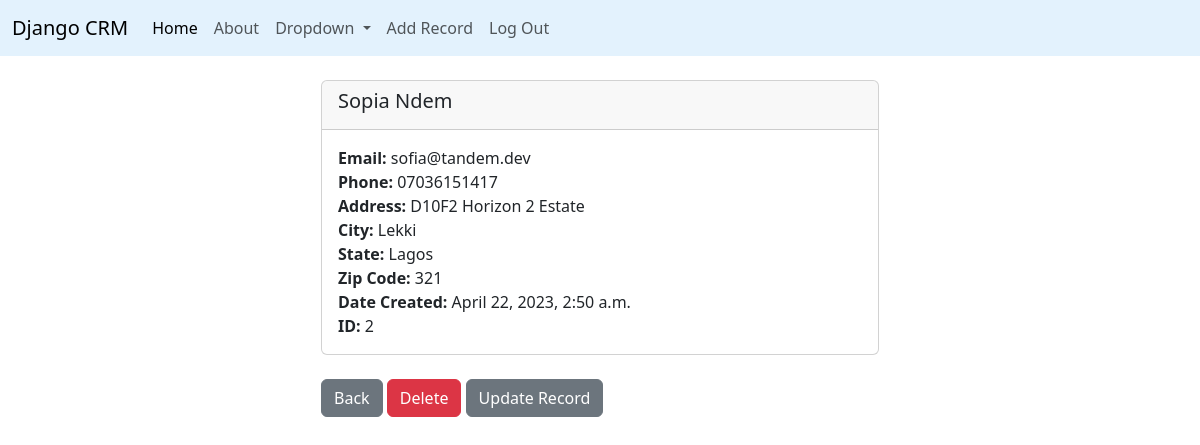
The app's page /record/2 (signed in), older data.
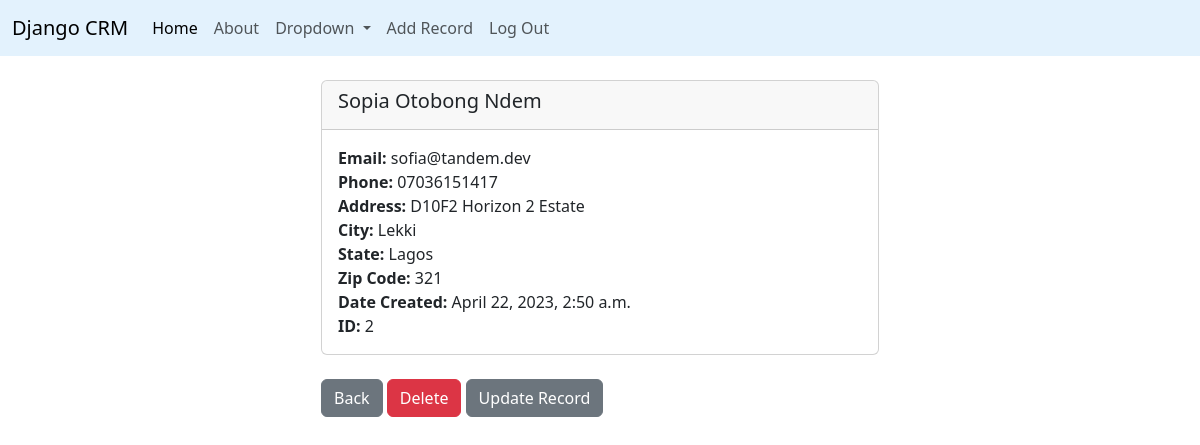
The same page, newer data.
### crmapp/models.py (models this page shows, shortened)
class Record(models.Model):
  created_at = models.DateTimeField(auto_now_add=True)
  first_name = models.CharField(max_length=50)
  last_name = models.CharField(max_length=50)
  email = models.CharField(max_length=100)
  phone = models.CharField(max_length=15)
  address = models.CharField(max_length=150)
  city = models.CharField(max_length=50)
  state= models.CharField(max_length=50)
  zipcode = models.CharField(max_length=10)

### crmapp/views.py (the view)
# urls.py: path('record/<int:pk>', views.customer_record, name='record'),
def customer_record(request, pk):
  if request.user.is_authenticated:
    customer_record = Record.objects.get(id=pk)
    return render(request, 'crmapp/record.html', {'customer_record': customer_record})
  else:
    messages.success(request, "You must be logged in to view records!")
    return redirect('home')

### crmapp/templates/crmapp/record.html
{% extends 'crmapp/base.html' %}
{% block content %}
<div class="col-md-6 offset-md-3">
  <div class="card">
  <div class="card-header">
    <h5 class="card-title">
    {{ customer_record.first_name }}
    {{ customer_record.last_name }}
    </h5>
  </div>
  <div class="card-body">
    <p class="card-text">
    <strong>Email: </strong>{{ customer_record.email }}<br/>
    <strong>Phone: </strong>{{ customer_record.phone }}<br/>
    <strong>Address: </strong>{{ customer_record.address }}<br/>
    <strong>City: </strong>{{ customer_record.city }}<br/>
    <strong>State: </strong>{{ customer_record.state }}<br/>
    <strong>Zip Code: </strong>{{ customer_record.zipcode }}<br/>
    <strong>Date Created: </strong>{{ customer_record.created_at }}<br/>
    <strong>ID: </strong>{{ customer_record.id }}<br/>
    </p>
  </div>
</div>
<br/>
<a href="{% url 'home' %}" class="btn btn-secondary">Back</a>
<a href="{% url 'detete_record' customer_record.id %}" class="btn btn-danger">Delete</a>
<a href="{% url 'update_record' customer_record.id %}" class="btn btn-secondary">Update Record</a>
</div>
{% endblock content %}

Row changes from the older to the newer data that the page shows:
changed Record "Ndem": first_name "Sopia" → "Sopia Otobong"
